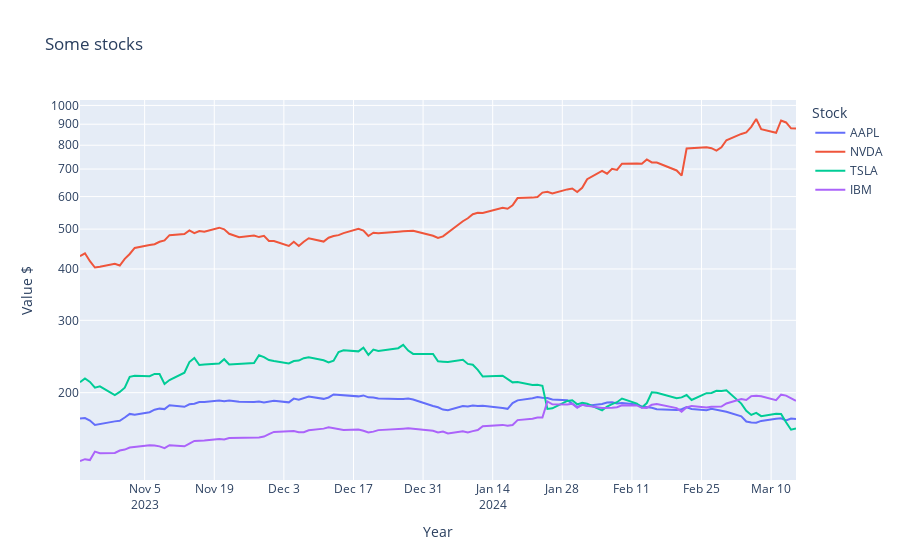

The notebook cell this image was saved under:
### Code cell
import plotly_express as px

# initial plot
px.line(stocks, x=stocks.index, y=[
        "AAPL", "NVDA", "TSLA", "IBM"],
        labels={"variable": "Stock", "index": "Year", "value": "Value $"},
        title="Some stocks", log_y=True)
